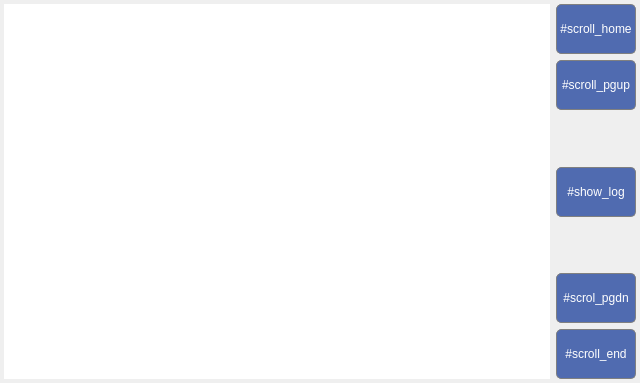
<?xml version="1.0" encoding="UTF-8"?>
<ui version="4.0">
 <class>LogsServiceWindow</class>
 <widget class="QWidget" name="LogsServiceWindow">
  <property name="geometry">
   <rect>
    <x>0</x>
    <y>0</y>
    <width>640</width>
    <height>383</height>
   </rect>
  </property>
  <property name="styleSheet">
   <string notr="true">QFrame#logsServiceWindow
{
	background: rgba(247, 245, 237);
}

QPushButton
{
	border: 1px solid gray;
	border-radius: 5px;
	color: white;
	background-color: rgba(80, 107, 176);
}

QPushButton:disabled
{
	color: gray;
	background-color: lightgray;
}

QPushButton:pressed 
{
	background-color: rgba(98, 141, 191);
}

QTabBar::tab 
{
	background: rgba(160, 175, 211);
	border: 1px solid #C4C4C3;
	border-bottom-color: #C2C7CB; 
	border-top-left-radius: 4px;
	border-top-right-radius: 4px;
	min-width: 8ex;
	padding: 2px;
 }

 QTabBar::tab:selected, QTabBar::tab:hover 
{
	background: rgba(247, 245, 237);
 }
</string>
  </property>
  <layout class="QVBoxLayout" name="verticalLayout">
   <property name="spacing">
    <number>0</number>
   </property>
   <property name="margin">
    <number>0</number>
   </property>
   <item>
    <widget class="QStackedWidget" name="stackedWidget">
     <property name="lineWidth">
      <number>0</number>
     </property>
     <property name="currentIndex">
      <number>0</number>
     </property>
     <widget class="QWidget" name="page">
      <layout class="QHBoxLayout" name="horizontalLayout">
       <property name="margin">
        <number>4</number>
       </property>
       <item>
        <widget class="QListWidget" name="lvLogsList">
         <property name="frameShape">
          <enum>QFrame::NoFrame</enum>
         </property>
         <property name="frameShadow">
          <enum>QFrame::Plain</enum>
         </property>
         <property name="lineWidth">
          <number>0</number>
         </property>
         <property name="editTriggers">
          <set>QAbstractItemView::NoEditTriggers</set>
         </property>
         <property name="alternatingRowColors">
          <bool>true</bool>
         </property>
         <property name="resizeMode">
          <enum>QListView::Fixed</enum>
         </property>
         <property name="spacing">
          <number>4</number>
         </property>
         <property name="viewMode">
          <enum>QListView::ListMode</enum>
         </property>
         <property name="modelColumn">
          <number>0</number>
         </property>
         <property name="selectionRectVisible">
          <bool>true</bool>
         </property>
        </widget>
       </item>
       <item>
        <layout class="QVBoxLayout" name="verticalLayout_3">
         <item>
          <widget class="QPushButton" name="btnScrollHomeLogList">
           <property name="sizePolicy">
            <sizepolicy hsizetype="Minimum" vsizetype="Fixed">
             <horstretch>0</horstretch>
             <verstretch>0</verstretch>
            </sizepolicy>
           </property>
           <property name="minimumSize">
            <size>
             <width>80</width>
             <height>50</height>
            </size>
           </property>
           <property name="text">
            <string>#scroll_home</string>
           </property>
          </widget>
         </item>
         <item>
          <widget class="QPushButton" name="btnScrollUpLogList">
           <property name="sizePolicy">
            <sizepolicy hsizetype="Minimum" vsizetype="Fixed">
             <horstretch>0</horstretch>
             <verstretch>0</verstretch>
            </sizepolicy>
           </property>
           <property name="minimumSize">
            <size>
             <width>80</width>
             <height>50</height>
            </size>
           </property>
           <property name="text">
            <string>#scroll_pgup</string>
           </property>
          </widget>
         </item>
         <item>
          <spacer name="verticalSpacer_3">
           <property name="orientation">
            <enum>Qt::Vertical</enum>
           </property>
           <property name="sizeHint" stdset="0">
            <size>
             <width>20</width>
             <height>40</height>
            </size>
           </property>
          </spacer>
         </item>
         <item>
          <widget class="QPushButton" name="btnShowLog">
           <property name="minimumSize">
            <size>
             <width>80</width>
             <height>50</height>
            </size>
           </property>
           <property name="text">
            <string>#show_log</string>
           </property>
          </widget>
         </item>
         <item>
          <spacer name="verticalSpacer_4">
           <property name="orientation">
            <enum>Qt::Vertical</enum>
           </property>
           <property name="sizeHint" stdset="0">
            <size>
             <width>20</width>
             <height>40</height>
            </size>
           </property>
          </spacer>
         </item>
         <item>
          <widget class="QPushButton" name="btnScrollDownLogList">
           <property name="sizePolicy">
            <sizepolicy hsizetype="Minimum" vsizetype="Fixed">
             <horstretch>0</horstretch>
             <verstretch>0</verstretch>
            </sizepolicy>
           </property>
           <property name="minimumSize">
            <size>
             <width>80</width>
             <height>50</height>
            </size>
           </property>
           <property name="text">
            <string>#scrol_pgdn</string>
           </property>
          </widget>
         </item>
         <item>
          <widget class="QPushButton" name="btnScrollEndLogList">
           <property name="sizePolicy">
            <sizepolicy hsizetype="Minimum" vsizetype="Fixed">
             <horstretch>0</horstretch>
             <verstretch>0</verstretch>
            </sizepolicy>
           </property>
           <property name="minimumSize">
            <size>
             <width>80</width>
             <height>50</height>
            </size>
           </property>
           <property name="text">
            <string>#scroll_end</string>
           </property>
          </widget>
         </item>
        </layout>
       </item>
      </layout>
     </widget>
     <widget class="QWidget" name="page_2">
      <layout class="QHBoxLayout" name="horizontalLayout_2">
       <property name="margin">
        <number>4</number>
       </property>
       <item>
        <layout class="QVBoxLayout" name="verticalLayout_4">
         <item>
          <widget class="QLabel" name="labelLogName">
           <property name="font">
            <font>
             <family>Segoe UI</family>
             <pointsize>10</pointsize>
             <weight>50</weight>
             <italic>true</italic>
             <bold>false</bold>
             <underline>false</underline>
             <kerning>false</kerning>
            </font>
           </property>
           <property name="text">
            <string>TextLabel</string>
           </property>
          </widget>
         </item>
         <item>
          <widget class="QListView" name="lvLog">
           <property name="font">
            <font>
             <pointsize>7</pointsize>
             <stylestrategy>PreferAntialias</stylestrategy>
            </font>
           </property>
           <property name="frameShape">
            <enum>QFrame::NoFrame</enum>
           </property>
           <property name="frameShadow">
            <enum>QFrame::Plain</enum>
           </property>
           <property name="lineWidth">
            <number>0</number>
           </property>
           <property name="horizontalScrollBarPolicy">
            <enum>Qt::ScrollBarAlwaysOff</enum>
           </property>
           <property name="selectionMode">
            <enum>QAbstractItemView::NoSelection</enum>
           </property>
           <property name="isWrapping" stdset="0">
            <bool>false</bool>
           </property>
           <property name="layoutMode">
            <enum>QListView::Batched</enum>
           </property>
           <property name="modelColumn">
            <number>0</number>
           </property>
           <property name="wordWrap">
            <bool>true</bool>
           </property>
          </widget>
         </item>
        </layout>
       </item>
       <item>
        <layout class="QVBoxLayout" name="verticalLayout_2">
         <item>
          <widget class="QPushButton" name="btnScrollHome">
           <property name="sizePolicy">
            <sizepolicy hsizetype="Minimum" vsizetype="Fixed">
             <horstretch>0</horstretch>
             <verstretch>0</verstretch>
            </sizepolicy>
           </property>
           <property name="minimumSize">
            <size>
             <width>80</width>
             <height>50</height>
            </size>
           </property>
           <property name="text">
            <string>#scroll_home</string>
           </property>
          </widget>
         </item>
         <item>
          <widget class="QPushButton" name="btnScrollUp">
           <property name="sizePolicy">
            <sizepolicy hsizetype="Minimum" vsizetype="Fixed">
             <horstretch>0</horstretch>
             <verstretch>0</verstretch>
            </sizepolicy>
           </property>
           <property name="minimumSize">
            <size>
             <width>80</width>
             <height>50</height>
            </size>
           </property>
           <property name="text">
            <string>#scroll_pgup</string>
           </property>
          </widget>
         </item>
         <item>
          <spacer name="verticalSpacer">
           <property name="orientation">
            <enum>Qt::Vertical</enum>
           </property>
           <property name="sizeHint" stdset="0">
            <size>
             <width>20</width>
             <height>40</height>
            </size>
           </property>
          </spacer>
         </item>
         <item>
          <widget class="QPushButton" name="btnCloseLog">
           <property name="sizePolicy">
            <sizepolicy hsizetype="Minimum" vsizetype="Fixed">
             <horstretch>0</horstretch>
             <verstretch>0</verstretch>
            </sizepolicy>
           </property>
           <property name="minimumSize">
            <size>
             <width>80</width>
             <height>50</height>
            </size>
           </property>
           <property name="text">
            <string>#close</string>
           </property>
          </widget>
         </item>
         <item>
          <spacer name="verticalSpacer_2">
           <property name="orientation">
            <enum>Qt::Vertical</enum>
           </property>
           <property name="sizeHint" stdset="0">
            <size>
             <width>20</width>
             <height>40</height>
            </size>
           </property>
          </spacer>
         </item>
         <item>
          <widget class="QPushButton" name="btnScrollDown">
           <property name="sizePolicy">
            <sizepolicy hsizetype="Minimum" vsizetype="Fixed">
             <horstretch>0</horstretch>
             <verstretch>0</verstretch>
            </sizepolicy>
           </property>
           <property name="minimumSize">
            <size>
             <width>80</width>
             <height>50</height>
            </size>
           </property>
           <property name="text">
            <string>#scrol_pgdn</string>
           </property>
          </widget>
         </item>
         <item>
          <widget class="QPushButton" name="btnScrollEnd">
           <property name="sizePolicy">
            <sizepolicy hsizetype="Minimum" vsizetype="Fixed">
             <horstretch>0</horstretch>
             <verstretch>0</verstretch>
            </sizepolicy>
           </property>
           <property name="minimumSize">
            <size>
             <width>80</width>
             <height>50</height>
            </size>
           </property>
           <property name="text">
            <string>#scroll_end</string>
           </property>
          </widget>
         </item>
        </layout>
       </item>
      </layout>
     </widget>
    </widget>
   </item>
  </layout>
 </widget>
 <resources/>
 <connections/>
</ui>
